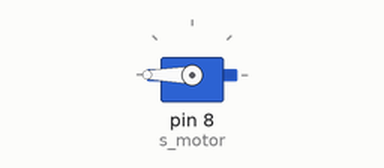
Recording of a sketch running on a simulated Arduino Uno, built with avr-gcc and run on an emulated ATmega328P. Parts: servo.

Above: at 0.05 s.
At 4.0 s:
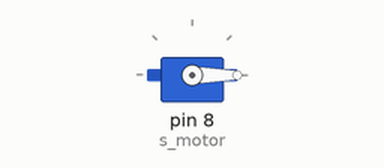
Timing chart, 0 to 5.2 s (numbered marks = the images above):
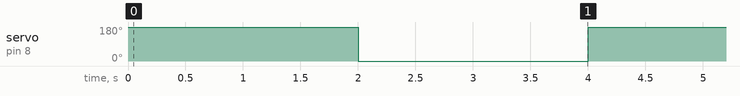

Measured:
- by itself, servo on pin 8 (s_motor): alternates 180° for 2.0 s and 0° for 2.0 s

The sketch:

servo.ino
```cpp
#include <Servo.h> //Servo kütüphanesi programa ekliyoruz.
Servo s_motor; //s_motor isminde servomuzu tanıtıyoruz.

void setup()
{
  s_motor.attach(8); // Motorumuzu 8'e taktığımızı söylüyoruz.
}

void loop() {
  s_motor.write(180); //180 dereceye motorumuz götürüyoruz.
  delay(2000); //2 saniye bekliyoruz.
  s_motor.write(0); //0 dereceye motorumuzu götürüyoruz.
  delay(2000); //2 saniye bekliyoruz.
}
```
